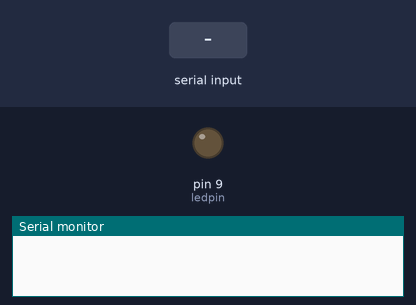
Bench run of a sketch on a simulated Arduino Uno, built with avr-gcc and run on an emulated ATmega328P. Shown: output pins drawn as LEDs (lit = HIGH), the last lines printed to the serial monitor. The test bench sets the inputs (shaded band).

Above: at 1.2 s.
1.3 s: "F" received over Serial
At 2.5 s:
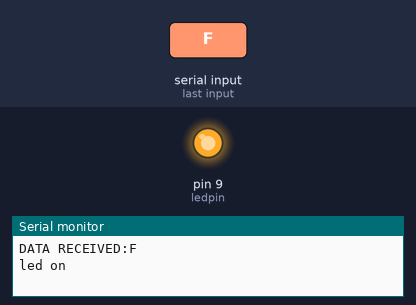
2.8 s: "B" received over Serial
At 3.6 s:
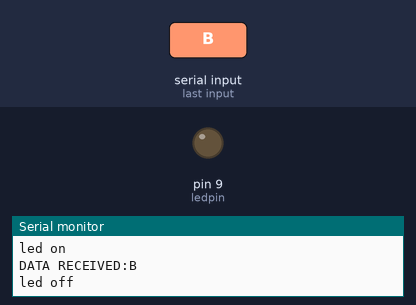
Timing chart, 0 to 5.8 s (numbered marks = the images above; inputs shaded):
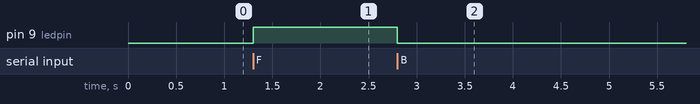

The sketch:

BluetoothLED.ino
```cpp
//****************************************************************************
/*
 keyestudio smart turtle robot
 lesson 7.2
 Bluetooth LED
 http://www.keyestudio.com
*/
int ledpin=9;
char ble_val;// An integer variable used to store the value received by Bluetooth

void setup()
{
  Serial.begin(9600);
  pinMode(ledpin,OUTPUT);
}

void loop()
{
  if (Serial.available() > 0) //Check whether there is data in the serial port cache
  {
    ble_val = Serial.read();  //Read data from the serial port cache
    Serial.print("DATA RECEIVED:");
    Serial.println(ble_val);
    if (ble_val == 'F') {
      digitalWrite(ledpin, HIGH);
      Serial.println("led on");
    }
    if (ble_val == 'B') {
      digitalWrite(ledpin, LOW);
      Serial.println("led off");
    }
   }
}
//****************************************************************************
```

Measured:
- after the input at 1.3 s, pin 9 (ledpin): LOW → HIGH at once
- after the input at 2.8 s, pin 9 (ledpin): HIGH → LOW at once
